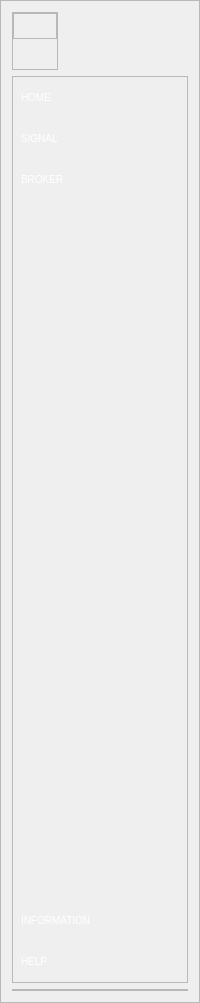
       <widget class="QFrame" name="menuContainer">
        <property name="frameShape">
         <enum>QFrame::StyledPanel</enum>
        </property>
        <property name="frameShadow">
         <enum>QFrame::Raised</enum>
        </property>
        <layout class="QVBoxLayout" name="verticalLayout_2">
         <item alignment="Qt::AlignLeft">
          <widget class="QFrame" name="frame_3">
           <property name="styleSheet">
            <string notr="true">QPushButton{
	padding: 5px;
	border-radius: 10px;
	background-color: transparent;
}

QPushButton:hover{
	background-color: rgba(0, 0, 0, 0.5);
	border: 1px solid rgba(0, 0, 0, 0.2);
	border-radius: 4px;
}</string>
           </property>
           <property name="frameShape">
            <enum>QFrame::StyledPanel</enum>
           </property>
           <property name="frameShadow">
            <enum>QFrame::Raised</enum>
           </property>
           <layout class="QHBoxLayout" name="horizontalLayout_2">
            <property name="spacing">
             <number>0</number>
            </property>
            <property name="leftMargin">
             <number>0</number>
            </property>
            <property name="topMargin">
             <number>0</number>
            </property>
            <property name="rightMargin">
             <number>0</number>
            </property>
            <property name="bottomMargin">
             <number>30</number>
            </property>
            <item alignment="Qt::AlignRight|Qt::AlignTop">
             <widget class="QFrame" name="frame_25">
              <property name="sizePolicy">
               <sizepolicy hsizetype="Expanding" vsizetype="Expanding">
                <horstretch>0</horstretch>
                <verstretch>0</verstretch>
               </sizepolicy>
              </property>
              <property name="frameShape">
               <enum>QFrame::StyledPanel</enum>
              </property>
              <property name="frameShadow">
               <enum>QFrame::Raised</enum>
              </property>
              <layout class="QHBoxLayout" name="horizontalLayout_7">
               <property name="spacing">
                <number>0</number>
               </property>
               <property name="leftMargin">
                <number>0</number>
               </property>
               <property name="topMargin">
                <number>0</number>
               </property>
               <property name="rightMargin">
                <number>0</number>
               </property>
               <property name="bottomMargin">
                <number>0</number>
               </property>
               <item>
                <widget class="QPushButton" name="notificationBtn">
                 <property name="text">
                  <string/>
                 </property>
                 <property name="icon">
                  <iconset resource="../resources/resources.qrc">
                   <normaloff>:/updateIcon/icons8_logout_rounded_left_32.png</normaloff>:/updateIcon/icons8_logout_rounded_left_32.png</iconset>
                 </property>
                 <property name="iconSize">
                  <size>
                   <width>25</width>
                   <height>25</height>
                  </size>
                 </property>
                </widget>
               </item>
              </layout>
             </widget>
            </item>
           </layout>
          </widget>
         </item>
         <item alignment="Qt::AlignTop">
          <widget class="QFrame" name="frame_4">
           <property name="styleSheet">
            <string notr="true">QPushButton{
	background-color: transparent;
	color: #ffffff;
	font: 10px;
	padding: 8px;
	text-align: left;
	width: 120px;
	height: 25px;
	border: 10px;
}

QPushButton:hover{
	background-color: rgba(0, 0, 0, 0.5);
	border: 1px solid rgba(0, 0, 0, 0.2);
	border-radius: 4px;
}</string>
           </property>
           <property name="frameShape">
            <enum>QFrame::StyledPanel</enum>
           </property>
           <property name="frameShadow">
            <enum>QFrame::Raised</enum>
           </property>
           <layout class="QVBoxLayout" name="verticalLayout_3">
            <property name="spacing">
             <number>0</number>
            </property>
            <property name="leftMargin">
             <number>0</number>
            </property>
            <property name="topMargin">
             <number>0</number>
            </property>
            <property name="rightMargin">
             <number>0</number>
            </property>
            <property name="bottomMargin">
             <number>0</number>
            </property>
            <item>
             <widget class="QPushButton" name="homeBtn">
              <property name="text">
               <string>HOME</string>
              </property>
              <property name="icon">
               <iconset resource="../resources/resources.qrc">
                <normaloff>:/icons/icons8_equal_housing_opportunity_32.png</normaloff>:/icons/icons8_equal_housing_opportunity_32.png</iconset>
              </property>
              <property name="iconSize">
               <size>
                <width>25</width>
                <height>25</height>
               </size>
              </property>
             </widget>
            </item>
            <item>
             <widget class="QPushButton" name="signalBtn">
              <property name="text">
               <string>SIGNAL</string>
              </property>
              <property name="icon">
               <iconset resource="../resources/resources.qrc">
                <normaloff>:/updateIcon/icons8_wi-fi_32.png</normaloff>:/updateIcon/icons8_wi-fi_32.png</iconset>
              </property>
              <property name="iconSize">
               <size>
                <width>25</width>
                <height>25</height>
               </size>
              </property>
             </widget>
            </item>
            <item>
             <widget class="QPushButton" name="brokerBtn">
              <property name="text">
               <string>BROKER</string>
              </property>
              <property name="icon">
               <iconset resource="../resources/resources.qrc">
                <normaloff>:/icons/icons8_broker_32.png</normaloff>:/icons/icons8_broker_32.png</iconset>
              </property>
              <property name="iconSize">
               <size>
                <width>25</width>
                <height>25</height>
               </size>
              </property>
             </widget>
            </item>
            <item>
             <spacer name="verticalSpacer_2">
              <property name="orientation">
               <enum>Qt::Vertical</enum>
              </property>
              <property name="sizeType">
               <enum>QSizePolicy::Preferred</enum>
              </property>
              <property name="sizeHint" stdset="0">
               <size>
                <width>20</width>
                <height>700</height>
               </size>
              </property>
             </spacer>
            </item>
            <item>
             <widget class="QPushButton" name="infoBtn">
              <property name="text">
               <string>INFORMATION</string>
              </property>
              <property name="icon">
               <iconset resource="../resources/resources.qrc">
                <normaloff>:/icons/icons8_info_32.png</normaloff>:/icons/icons8_info_32.png</iconset>
              </property>
              <property name="iconSize">
               <size>
                <width>25</width>
                <height>25</height>
               </size>
              </property>
             </widget>
            </item>
            <item>
             <widget class="QPushButton" name="helpBtn">
              <property name="text">
               <string>HELP</string>
              </property>
              <property name="icon">
               <iconset resource="../resources/resources.qrc">
                <normaloff>:/icons/icons8_help_32.png</normaloff>:/icons/icons8_help_32.png</iconset>
              </property>
              <property name="iconSize">
               <size>
                <width>25</width>
                <height>25</height>
               </size>
              </property>
             </widget>
            </item>
           </layout>
          </widget>
         </item>
         <item alignment="Qt::AlignBottom">
          <widget class="QFrame" name="frame_5">
           <property name="styleSheet">
            <string notr="true">QPushButton{
	padding: 5px;
	border-radius: 10px;
	background-color: transparent;
}

QPushButton:hover{
	border-radius: 10px;
	background-color: qlineargradient(spread:pad, x1:1, y1:0, x2:1, y2:0, stop:0 rgba(140, 0, 72, 255), stop:1 rgba(255, 255, 255, 255));
}

#footerBanner {
	border-radius: 10px;
	background-color: qlineargradient(spread:pad, x1:1, y1:0, x2:1, y2:0, stop:0 rgba(140, 0, 72, 0.5), stop:1 rgba(255, 255, 255, 255));
	padding: 5px;
}</string>
           </property>
           <property name="frameShape">
            <enum>QFrame::StyledPanel</enum>
           </property>
           <property name="frameShadow">
            <enum>QFrame::Raised</enum>
           </property>
           <layout class="QVBoxLayout" name="verticalLayout_5">
            <property name="spacing">
             <number>0</number>
            </property>
            <property name="leftMargin">
             <number>0</number>
            </property>
            <property name="topMargin">
             <number>0</number>
            </property>
            <property name="rightMargin">
             <number>0</number>
            </property>
            <property name="bottomMargin">
             <number>0</number>
            </property>
           </layout>
          </widget>
         </item>
        </layout>
       </widget>
